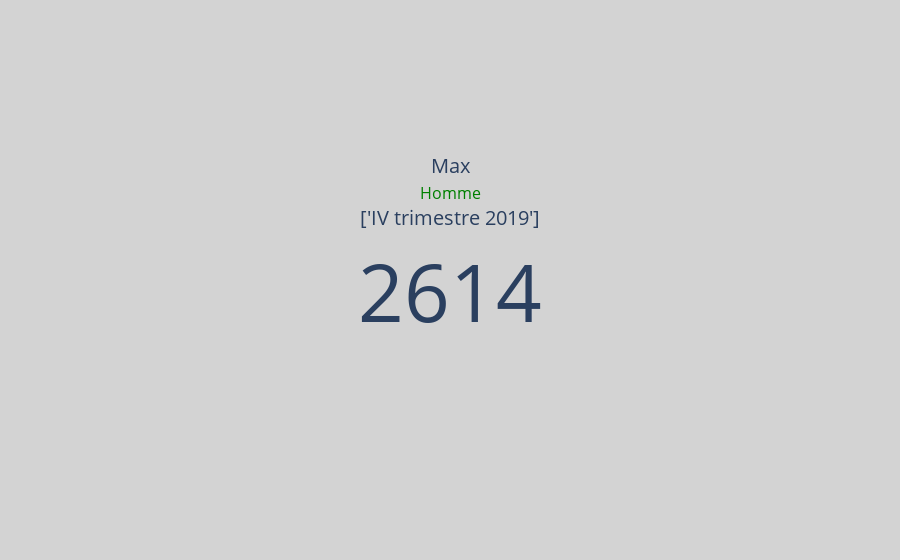

Notebook source saved alongside this figure:
### Code cell
fig1_max_t_m = go.Figure()
fig1_max_t_m.add_trace(go.Indicator(
    mode = "number",
    title = {"text": "Max<br><span style='font-size:0.8em;color:green'>Homme</span><br>"+str(y_max_df_Population_A_1_M.values)},
    value = max_df_Population_A_1_M,
    delta = {'position': "top", 'reference': 320},
    domain = {'x': [0, 1], 'y': [0, 1]}))

fig1_max_t_m.update_layout(paper_bgcolor = "lightgray")

fig1_max_t_m.show()

### Figure 1 — Plotly figure (JSON) as saved in the notebook; plotly's stock layout.template omitted (floating-point values rounded to 4 significant figures)
{"data": [{"delta": {"position": "top", "reference": 320}, "domain": {"x": [0, 1], "y": [0, 1]}, "mode": "number", "title": {"text": "Max<br><span style='font-size:0.8em;color:green'>Homme</span><br>['IV trimestre 2019']"}, "type": "indicator", "value": 2614.0}], "layout": {"paper_bgcolor": "lightgray"}}
